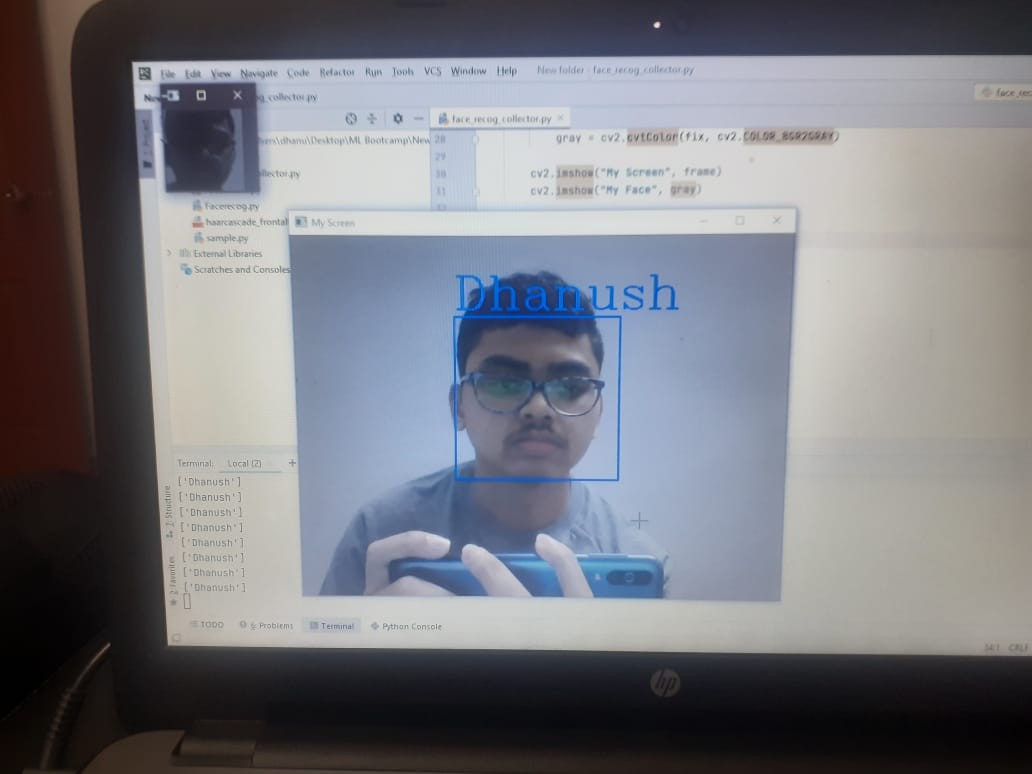
#> input picture Face_Recognition/Test.jpeg, 1032 x 774 px, given in place of the camera
$ python face_data_collect.py
#> lines starting #> are read from the running program, lines starting #| are printed output that depends on the picture; after the words box and inside, x2 and y2 are one past the last pixel; in counts of white or black regions, pixels touching at a corner belong together
# Write a Python Script that captures images from your webcam video stream
# Extracts all Faces from the image frame (using haarcascades)
# Stores the Face information into numpy arrays

# 1. Read and show video stream, capture images
# 2. Detect Faces and show bounding box (haarcascade)
# 3. Flatten the largest face image(gray scale) and save in a numpy array
# 4. Repeat the above for multiple people to generate training data


import cv2
import numpy as np

#Init Camera
cap = cv2.VideoCapture(0)

# Face Detection
face_cascade = cv2.CascadeClassifier("haarcascade_frontalface_alt.xml")

skip = 0
face_data = []
dataset_path = './data/'
file_name = input("Enter the name of the person : ")
#> the answer given: Test.jpeg
while True:
	ret,frame = cap.read()
#> frame is the input picture: shape (774, 1032, 3); mean B, G, R 127.3, 120.7, 119.5

	if ret==False:
		continue

	gray_frame = cv2.cvtColor(frame,cv2.COLOR_BGR2GRAY)
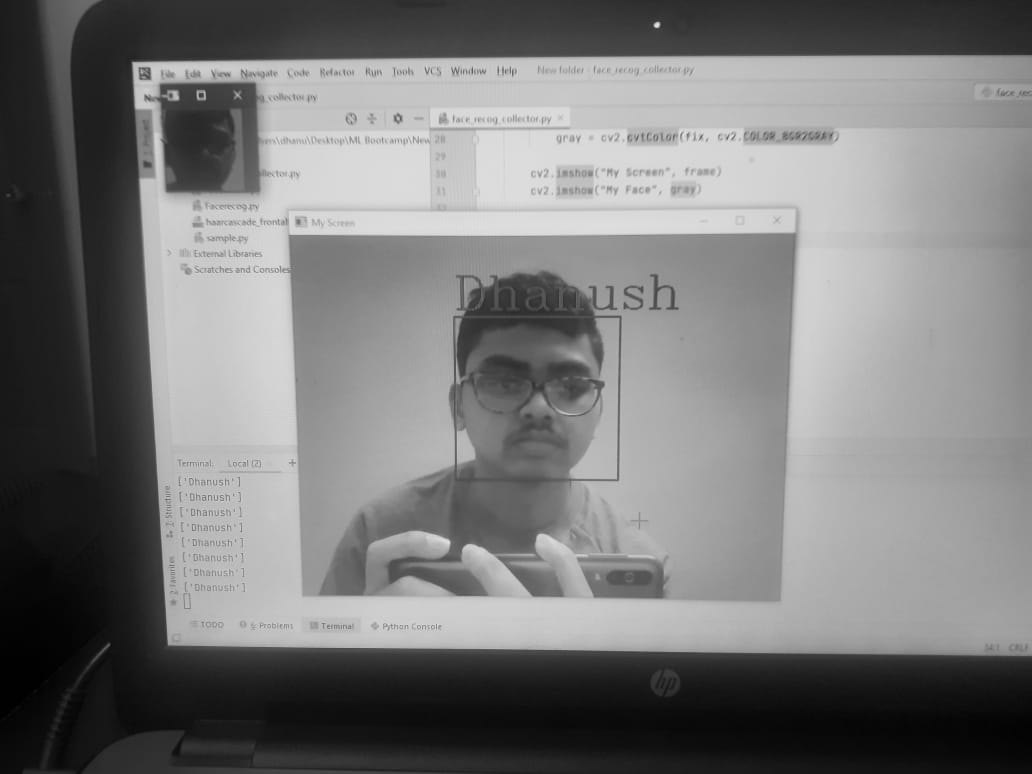
#> gray_frame: shape (774, 1032); min 0, max 235, mean 121.1


	faces = face_cascade.detectMultiScale(frame,1.3,5)
#> faces = [[447, 314, 184, 184]]
	if len(faces)==0:
		continue

	faces = sorted(faces,key=lambda f:f[2]*f[3])

	# Pick the last face (because it is the largest face acc to area(f[2]*f[3]))
	for face in faces[-1:]:
		x,y,w,h = face
		cv2.rectangle(frame,(x,y),(x+w,y+h),(0,255,255),2)

		#Extract (Crop out the required face) : Region of Interest
		offset = 10
		face_section = frame[y-offset:y+h+offset,x-offset:x+w+offset]
		face_section = cv2.resize(face_section,(100,100))

		skip += 1
		if skip%10==0:
			face_data.append(face_section)
			print(len(face_data))
#> this loop made 1 pass
#> (x, y, w, h, offset, skip) on pass 1: (447, 314, 184, 184, 10, 1)
#> pass 1, `face_section = frame[y-offset:y+h+offset,x-offset:x+w+offset]`:
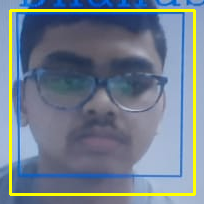
#> face_section: shape (204, 204, 3); mean B, G, R 142.2, 127.4, 113.6
#> pass 1, `face_section = cv2.resize(face_section,(100,100))`:
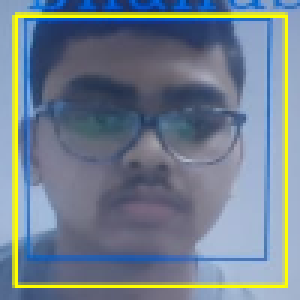
#> face_section: shape (100, 100, 3) (shown 3 times larger); mean B, G, R 142, 127.4, 113.7
#> after the loop:
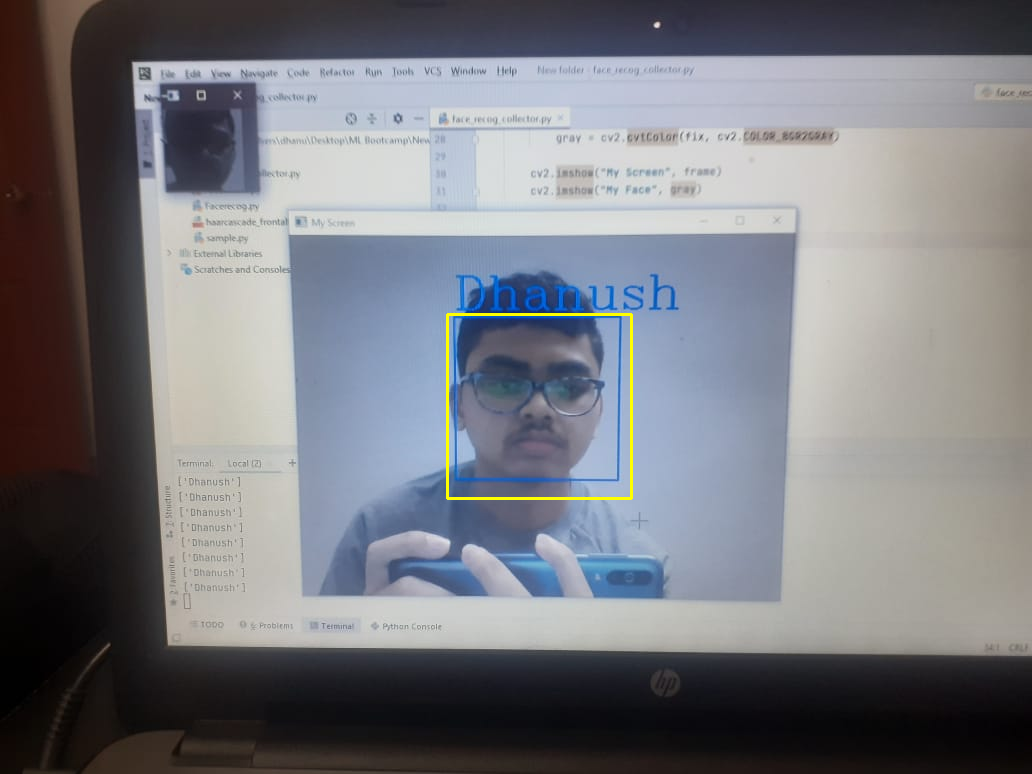
#> frame: shape (774, 1032, 3); 0.28% of pixels changed, all inside (x1, y1, x2, y2) = (446, 313, 633, 500)
#> after the loop, face_data = []; skip = 1


	cv2.imshow("Frame",frame)
	cv2.imshow("Face Section",face_section)

	key_pressed = cv2.waitKey(1) & 0xFF
#> (key q is pressed here)
	if key_pressed == ord('q'):
		break

# Convert our face list array into a numpy array
face_data = np.asarray(face_data)
#> face_data = empty array
#> (the run stopped early here; a loop or call above may not have finished)
